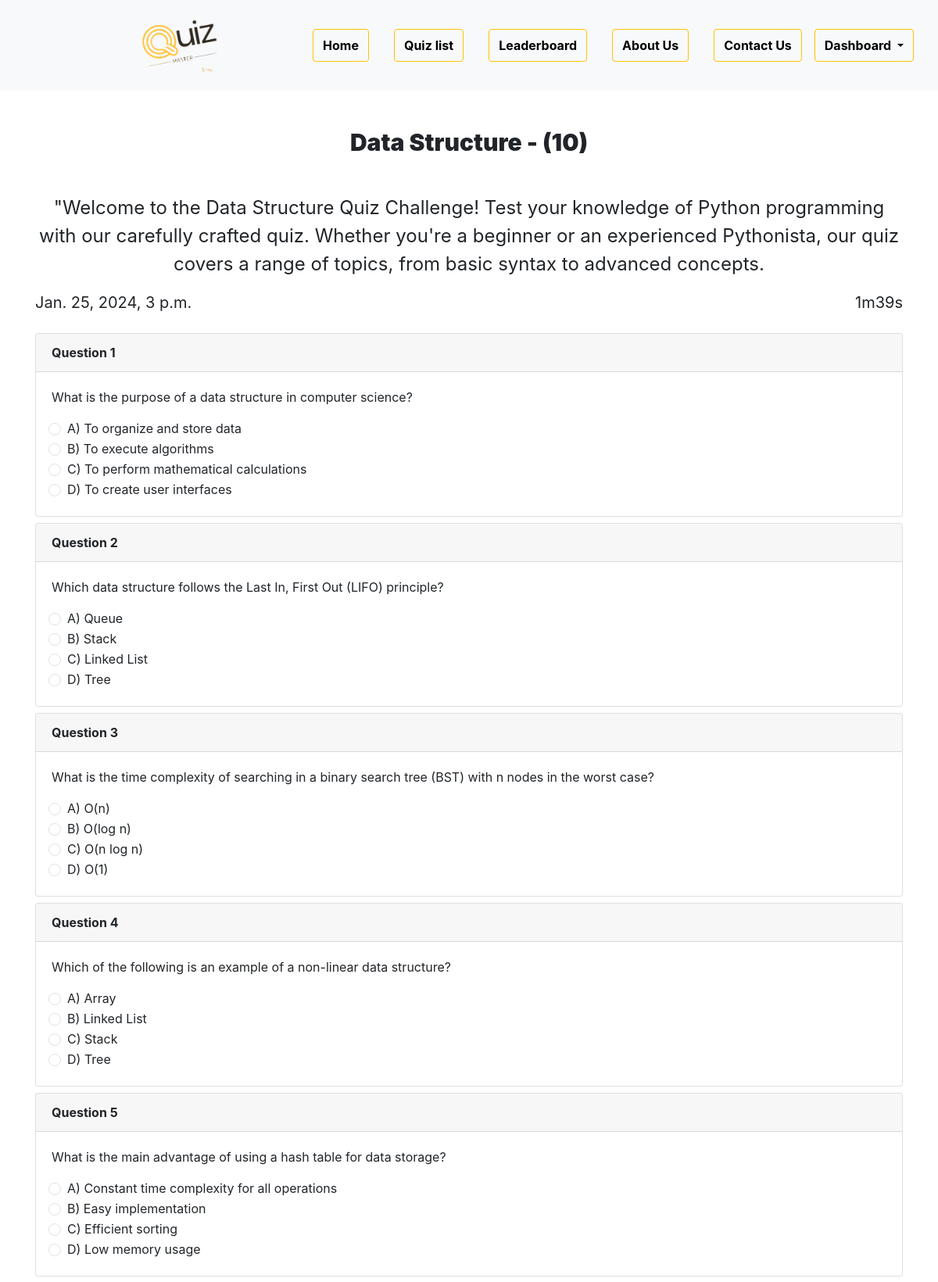
The app's page /quim/5 (signed in, upper part) with its own data.
### quizm/models.py (models this page shows, shortened)
class Quiz(models.Model):
    title = models.CharField(max_length=255)
    description = models.TextField()
    category = models.ForeignKey(Category, on_delete=models.CASCADE)
    quiz_file = models.FileField(upload_to='quiz/')
    created_at = models.DateTimeField(auto_now_add=True)
    updated_at = models.DateTimeField(auto_now=True)
    image = models.ImageField(
        upload_to='uploads/', blank=True, null=True)
    class Meta:
        verbose_name_plural = 'Quizzes'

class Question(models.Model):
    quiz = models.ForeignKey(Quiz, on_delete=models.CASCADE)
    text = models.TextField()

class Choice(models.Model):
    question = models.ForeignKey(Question, on_delete=models.CASCADE)
    text = models.CharField(max_length=255)
    is_correct = models.BooleanField(default=False)

### quizm/views.py (the view, shortened to what this page needs)
# urls.py: path('<int:quiz_id>', views.quiz_view, name='quiz'),
@login_required(login_url='user_login')
def quiz_view(request, quiz_id):
    user_object = request.user
    quiz = get_object_or_404(Quiz, id=quiz_id)
    total_questions = quiz.question_set.all().count()
    context = {"user_profile": 'sakil', "quiz": quiz}
    return render(request, 'quiz.html', context)

### quizm/templates/quiz.html (shortened to what this page needs)
{% extends 'base.html' %}
{% block content %}
<h1 class="display-4 text-center my-5 htext">{{quiz.title}} - ({{quiz.question_set.all|length}})</h1>
<p class="fs-4 text-center container">{{quiz.description}}</p>
<div class="container">
    <div class="d-flex justify-content-between">
        <span class="fs-5">{{quiz.created_at}}</span>
        <span class="fs-5" id="timer">00</span>
    </div>
    <div class="questions my-4">
        {% for question in quiz.question_set.all %}
        <div class="card mb-2 question">
            <div class="card-header fw-bold">
                Question {{forloop.counter}}
            </div>
            <div class="card-body">
                <p class="card-text">{{question.text}}</p>
                {% for option in question.choice_set.all %}
                <div class="form-check">
                    <label class="form-check-label" for="{{option.id}}">
                        <input class="form-check-input" value="{{option.text}}" type="radio"
                            name="{{option.question.id}}" id="{{option.id}}">
                        {{option.text}}
                    </label>
                </div>
                {% endfor %}
            </div>
        </div>
        {% endfor %}
    </div>
</div>
{% endblock content %}

### quizm/templates/quiz.html (style rules this page uses)
.htext { margin-bottom: 30px; font-size: 30px; font-weight: 900; }

### records on screen
Quiz: title "Data Structure", question_set.all|length "10", description "\"Welcome to the Data Structure Quiz Challenge! Test your knowledge of Python programming with our carefully crafted quiz. Whether you're a beginner or an experienced Pythonista, our quiz covers a range of topics, from basic syntax to advanced concepts.", created_at "Jan. 25, 2024, 3 p.m."
Question: text "What is the purpose of a data structure in computer science?"
Choice: text "A) To organize and store data"
Choice: text "B) To execute algorithms"
Choice: text "C) To perform mathematical calculations"
Choice: text "D) To create user interfaces"
Question: text "Which data structure follows the Last In, First Out (LIFO) principle?"
Choice: text "A) Queue"
Choice: text "B) Stack"
Choice: text "C) Linked List"
Choice: text "D) Tree"
Question: text "What is the time complexity of searching in a binary search tree (BST) with n nodes in the worst case?"
Choice: text "A) O(n)"
Choice: text "B) O(log n)"
Choice: text "C) O(n log n)"
Choice: text "D) O(1)"
Question: text "Which of the following is an example of a non-linear data structure?"
Choice: text "A) Array"
Choice: text "B) Linked List"
Choice: text "C) Stack"
Choice: text "D) Tree"
Question: text "What is the main advantage of using a hash table for data storage?"
Choice: text "A) Constant time complexity for all operations"
Choice: text "B) Easy implementation"
Choice: text "C) Efficient sorting"
Choice: text "D) Low memory usage"
